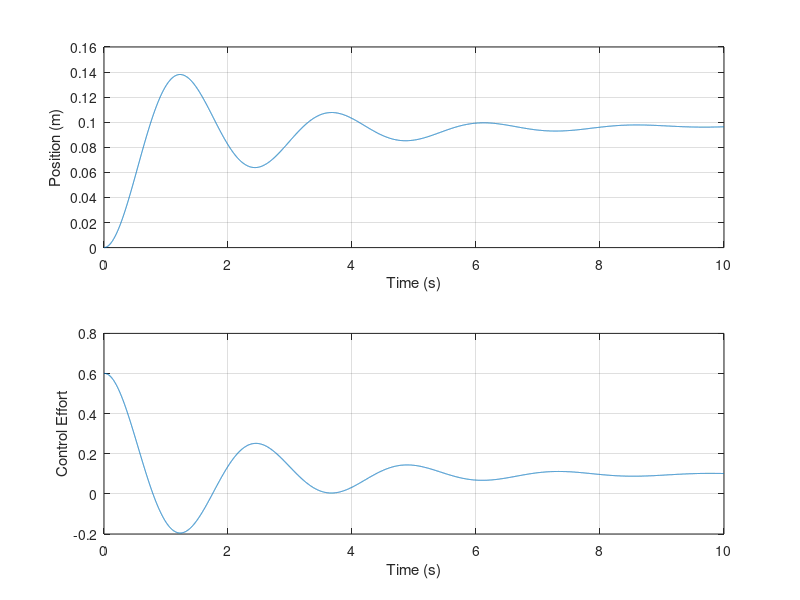

Write the MATLAB code that produced this figure.
%% PID + MBK Rail Simulation in MATLAB

% Simulation parameters
dt = 0.001;          % time step (1 kHz)
steps = 10000;        % number of steps 
time = (0:steps-1)*dt;

% MBK parameters
mass = 1.0;           % kg
damping = 1.0;        % N·s/m
stiffness = 1.0;      % N/m

% Initialize state variables
position = zeros(1, steps);
velocity = zeros(1, steps);

% PID parameters
Kp = 6.0;
Ki = 1.0;
Kd = 0.1;
integrator = 0.0;
prev_measurement = 0.0;
integrator_limit = 5.0;
output_limit = 5.0;

% Target position (setpoint)
target_position = 0.1;  % meters - .5 meter long rail

% Control storage for plotting
control = zeros(1, steps);

%% Simulation loop
for i = 1:steps
    measurement = position(i);
    error = target_position - measurement;

    % PID computation
    integrator = integrator + error*dt;
    % Limit integrator
    if integrator > integrator_limit, integrator = integrator_limit; end
    if integrator < -integrator_limit, integrator = -integrator_limit; end
    P = Kp * error;
    I = Ki * integrator;
    D = -Kd * (measurement - prev_measurement)/dt;

    output = P + I + D;
    % Limit output
    if output > output_limit, output = output_limit; end
    if output < -output_limit, output = -output_limit; end

    prev_measurement = measurement;

    % Save control signal
    control(i) = output;

    % MBK dynamics
    if i < steps
        acceleration = (output - damping*velocity(i) - stiffness*position(i))/mass;
        velocity(i+1) = velocity(i) + acceleration*dt;
        position(i+1) = position(i) + velocity(i+1)*dt;
    end
end

%% Save CSV
csvwrite('log.csv', [time', position', control']);

%% Plot
figure;
subplot(2,1,1);
plot(time, position);
xlabel('Time (s)');
ylabel('Position (m)');
grid on;

subplot(2,1,2);
plot(time, control);
xlabel('Time (s)');
ylabel('Control Effort');
grid on;
